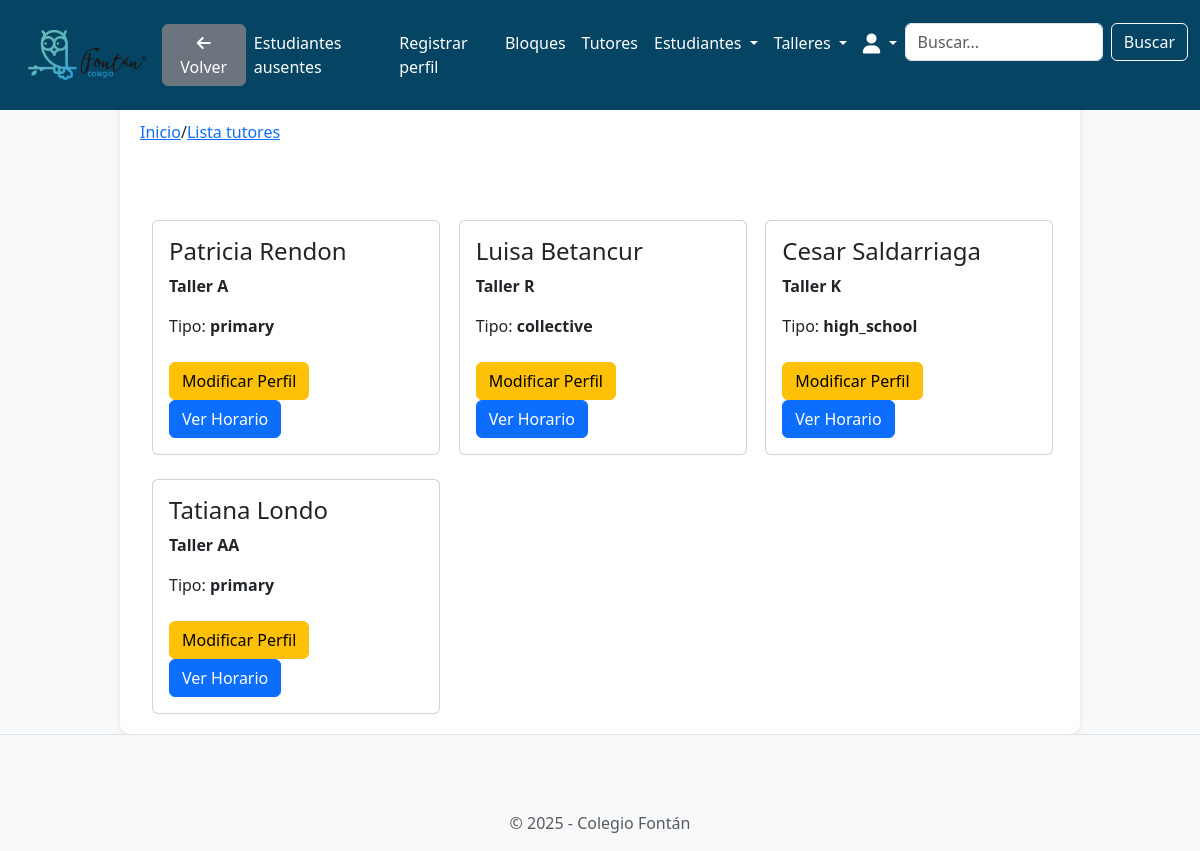
Before: /tutors/tutors_list/ (signed in) with the older database file.
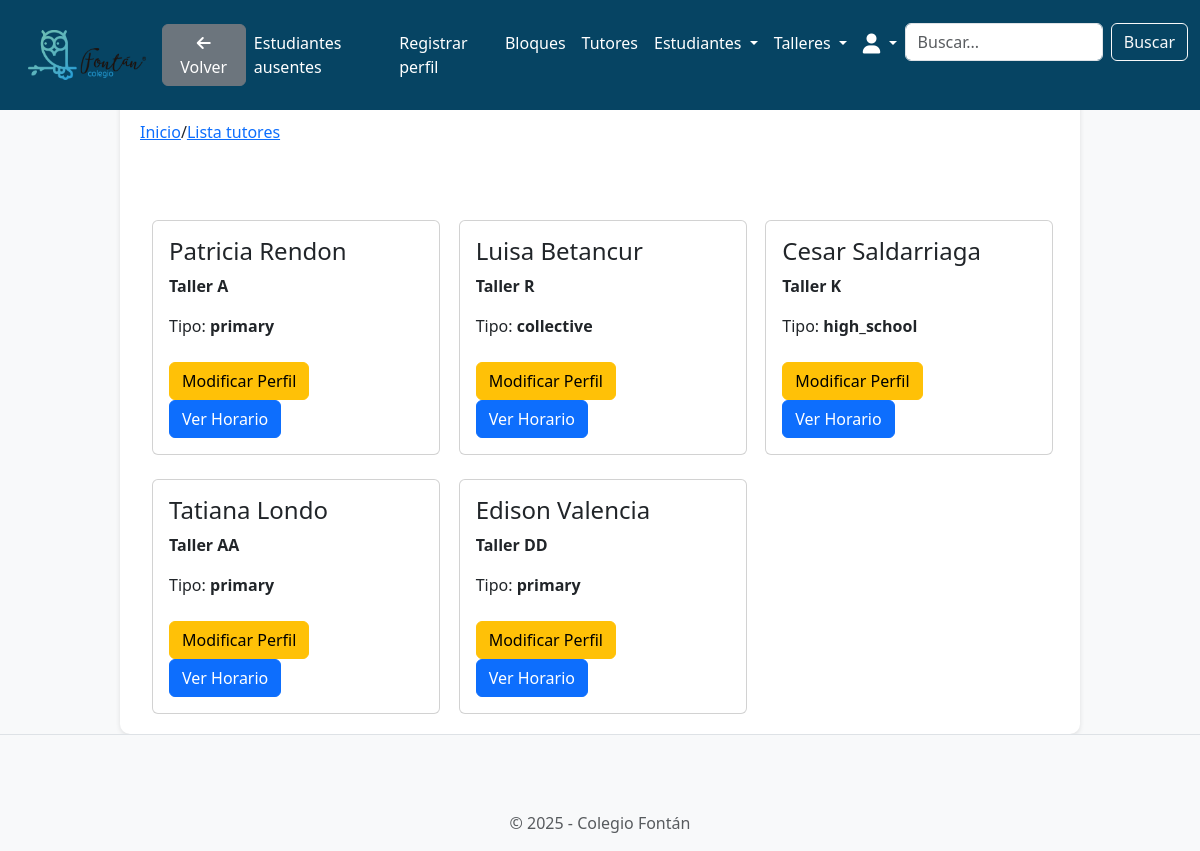
After: the same page with the newer database file.
### tutors/models.py (models this page shows, shortened)
class Tutor(models.Model):
    tutor_id = models.AutoField(primary_key=True)
    user = models.OneToOneField(
        User,
        on_delete=models.CASCADE,
        related_name="tutor_profile"
    )
    student = models.ForeignKey(
        Student,
        on_delete=models.SET_NULL,
        null=True,
        blank=True
    )

### workshops/models.py (models this page shows, shortened)
class Workshop(models.Model):
    WORKSHOP_TYPES = [
        ('primary', 'Primaria'),
        ('high_school', 'Bachillerato'),
        ('collective', 'Colectivo'),
    ]
    workshop_id = models.AutoField(primary_key=True)
    name = models.CharField(max_length=100, unique=True)
    tutor = models.ForeignKey(
        'tutors.Tutor',
        on_delete=models.SET_NULL,
        null=True,
        blank=True,
        related_name='workshops'  # Esta línea permite acceder a los talleres desde el tutor
    )
    max_capacity = models.IntegerField(default=25)
    type = models.CharField(
        max_length=20,
        choices=WORKSHOP_TYPES,
        default='primary'
    )

### tutors/views.py (the view)
# urls.py: path('tutors_list/', views.tutors_list, name='tutors.tutors_list'),
def tutors_list(request):
    query = request.GET.get('query', '').strip()  # Elimina espacios en blanco en la búsqueda
    workshops = Workshop.objects.all()
    if query:
        tutors = Tutor.objects.filter(
            Q(user__username__icontains=query) |
            Q(user__first_name__icontains=query) |
            Q(user__last_name__icontains=query)
        )
    else:
        tutors = Tutor.objects.all()
    return render(request, 'tutors/tutors_list.html', {
        'workshops': workshops,
        'tutors': tutors,
        'query': query,
        'search_type': 'tutors',
    })

### tutors/templates/tutors/tutors_list.html (shortened to what this page needs)
{% extends 'base.html' %}
{% block breadcrumb %}
  <a href="{% url 'home.home' %}">Inicio</a>
  <span>/</span>
  <a href="{% url 'tutors.tutors_list' %}">Lista tutores</a>
{% endblock %}
{% load static %}
{% block content %}
<div class="container">
  <div class="row row-cols-1 row-cols-md-3 g-4">
    {% if query %}
      {% if tutors %}
        {% for tutor in tutors %}
        <div class="col">
          <div class="card" style="width: 18rem;">
            <div class="card-body">
              <h4 class="card-title">{{ tutor.user.first_name }} {{tutor.user.last_name }}</h5>
                <h5 class="card-text"><strong>{{ tutor.user.email}}</strong></h5>
                {% if tutor.workshops.count > 0 %}
                  {% for workshop in tutor.workshops.all %}
                    <p class="card-text"><strong>{{ workshop.name}}</strong>
                  {% endfor %}
                {% else %}
                  <br>No tiene Talleres asignados.
                {% endif %}
              <br>
              <br>
              <a href="{% url 'tutors.modify_tutor' tutor_id=tutor.tutor_id %}" class="btn btn-warning">Modificar tutor</a>
              <a href="{% url 'tutor_schedule' tutor_id=tutor.tutor_id %}" class="btn btn-primary">Ver Horario</a>
            </div>
          </div>
        </div>
        {% endfor %}
      {% else %}
        <div class="col">
          <h2>No se encontraron resultados para "{{ query }}"</h2>
        </div>
      {% endif %}
    {% else %}
      {% for tutor in tutors %}
      <div class="col">
        <div class="card" style="width: 18rem;">
          <div class="card-body">
            <h4 class="card-title">{{ tutor.user.first_name }} {{tutor.user.last_name }}</h5>
              {% if tutor.workshops.count > 0 %}
                {% for workshop in tutor.workshops.all %}
                  <p class="card-text"><strong>{{ workshop.name}}</strong>
                  <p class="card-text">Tipo: <strong>{{ workshop.type}}</strong>
                {% endfor %}
              {% else %}
                <br>No tiene Talleres asignados.
              {% endif %}
            <br>
            <br>
            <a href="{% url 'tutors.modify_tutor' tutor_id=tutor.tutor_id %}" class="btn btn-warning">Modificar Perfil</a>
            <a href="{% url 'tutor_schedule' tutor_id=tutor.tutor_id %}" class="btn btn-primary">Ver Horario</a>
          </div>
        </div>
      </div>
      {% endfor %}
    {% endif %}
  </div>
</div>
{% endblock %}

Changed rows visible on the page:
added Tutor: user.first_name "Edison", user.last_name "Valencia"
now on this page (row edited): Workshop: name "Taller DD", type "primary", shown under "Edison"
